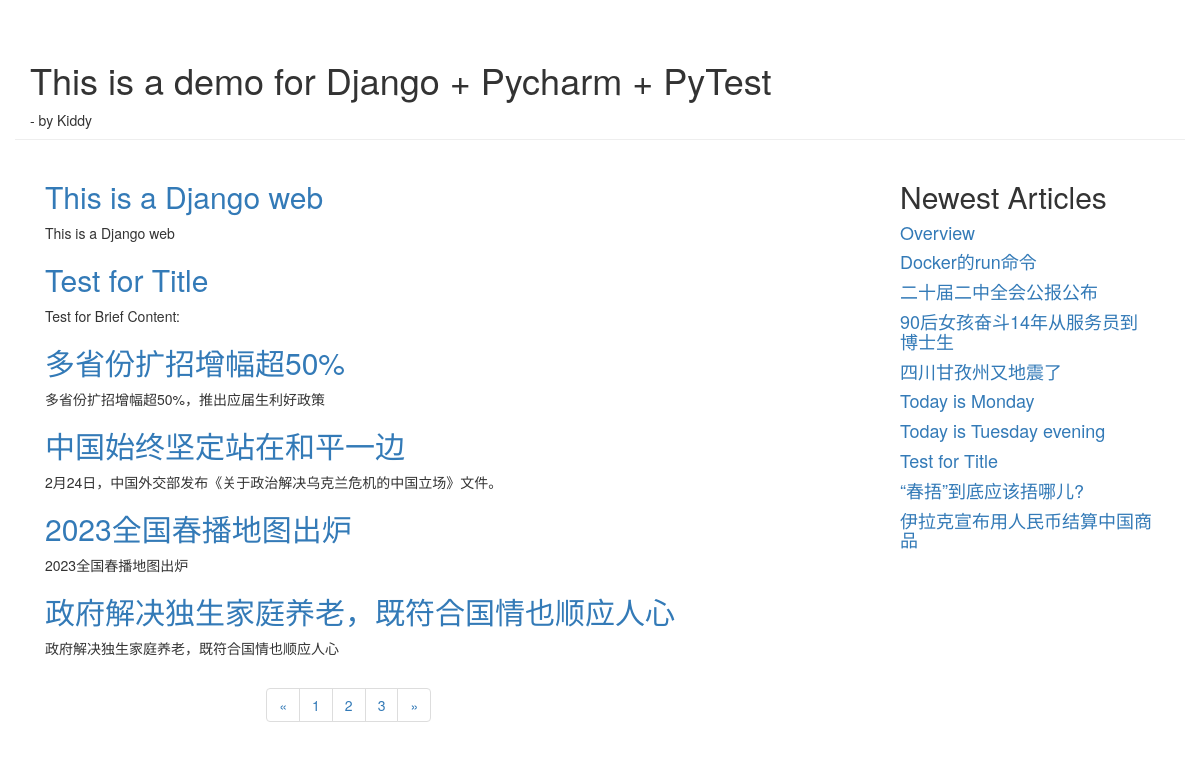
The page / on the database its author committed.
### blog/models.py (models this page shows, shortened)
class Article(models.Model):
    article_id = models.AutoField(primary_key=True)
    title = models.TextField()
    brief_content = models.TextField()
    content = models.TextField()
    publish_date = models.DateTimeField(auto_now=True)

### blog/views.py (the view)
# urls.py: path('', blog.views.get_index_page, name='home'),
def get_index_page(request):
    page = request.GET.get('page')
    if page:
        page = int(page)
    else:
        page = 1
        print('page parm', page)
    all_article = Article.objects.all()
    paginator = Paginator(all_article, 6)
    page_num = paginator.num_pages
    print('page num', page_num)
    page_article_list = paginator.page(page)
    top5_article_list = Article.objects.order_by('-publish_date')[:10]
    if page_article_list.has_next():
        next_page = page + 1
    else:
        next_page = page
    if page_article_list.has_previous():
        previous_page = page - 1
    else:
        previous_page = page
    return render(request, 'blog/index.html',
                  {
                      'article_list': page_article_list,
                      'page_num': range(1, page_num + 1),
                      'curr_page': page,
                      'next_page': next_page,
                      'previous_page': previous_page,
                      'top5_article_list': top5_article_list
                  }
                  )

### blog/templates/blog/index.html (shortened to what this page needs)
<!DOCTYPE html>
<html lang="en">
<head>
    <link rel="stylesheet" href="https://stackpath.bootstrapcdn.com/bootstrap/3.4.1/css/bootstrap.min.css"
>
</head>
<body>
<div class="container page-header">
    <h1> This is a demo for Django + Pycharm + PyTest</h1>
    <samll>- by Kiddy</samll>
</div>
<div class="container page-body">
    <div class="col-md-9" role="main">
        <div class="body-main">
            {% for article in article_list %}
            <div>
                <h2><a href="/blog/detail/{{article.article_id}}">{{ article.title }}</a></h2>
                <p>{{ article.brief_content }}</p>
            </div>
            {% endfor %}
        </div>
        <div class="body-footer">
            <div class="col-md-4 col-md-offset-3">
                <nav aria-label="Page navigation">
                    <ul class="pagination">
                        <li>
                            <a href="/blog/index?page={{ previous_page}}" aria-label="Previous">
                                <span aria-hidden="true">&laquo;</span>
                            </a>
                        </li>
                        {% for num in page_num %}
                        <li><a href="/blog/index?page={{ num }}">{{ num }}</a></li>
                        {% endfor %}
                        <li>
                            <a href="/blog/index?page={{ next_page}}" aria-label="Next">
                                <span aria-hidden="true">&raquo;</span>
                            </a>
                        </li>
                    </ul>
                </nav>
            </div>
        </div>
    </div>
    <div class="col-md-3" role="complementary">
        <div>
            <h2>Newest Articles</h2>
            {% for article in top5_article_list %}
            <h4><a href="/blog/detail/{{article.article_id}}">{{ article.title }}</a></h4>
            {% endfor %}
        </div>
    </div>
</div>
</body>
</html>

### rows shown on the page
Article: title "This is a Django web", brief_content "This is a Django web"
Article: title "Test for Title", brief_content "Test for Brief Content:"
Article: title "多省份扩招增幅超50%", brief_content "多省份扩招增幅超50%，推出应届生利好政策"
Article: title "中国始终坚定站在和平一边", brief_content "2月24日，中国外交部发布《关于政治解决乌克兰危机的中国立场》文件。"
Article: title "2023全国春播地图出炉", brief_content "2023全国春播地图出炉"
Article: title "政府解决独生家庭养老，既符合国情也顺应人心", brief_content "政府解决独生家庭养老，既符合国情也顺应人心"
Article: title "Overview"
Article: title "Docker的run命令"
Article: title "二十届二中全会公报公布"
Article: title "90后女孩奋斗14年从服务员到博士生"
Article: title "四川甘孜州又地震了"
Article: title "Today is Monday"
Article: title "Today is Tuesday evening"
Article: title "“春捂”到底应该捂哪儿?"
Article: title "伊拉克宣布用人民币结算中国商品"

### other values the page prints
{{ num }} "1" "2" "3"
